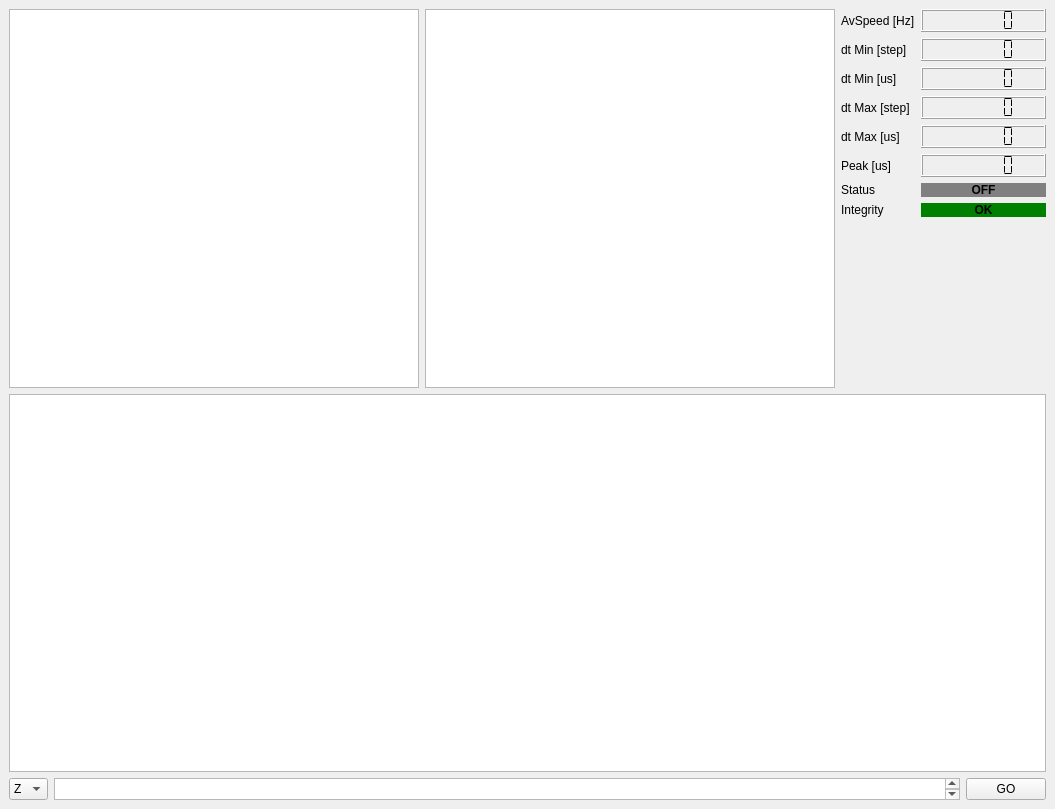
<?xml version="1.0" encoding="UTF-8"?>
<ui version="4.0">
 <class>MainWindow</class>
 <widget class="QMainWindow" name="MainWindow">
  <property name="geometry">
   <rect>
    <x>0</x>
    <y>0</y>
    <width>1055</width>
    <height>809</height>
   </rect>
  </property>
  <property name="windowTitle">
   <string>MainWindow</string>
  </property>
  <widget class="QWidget" name="centralwidget">
   <layout class="QVBoxLayout" name="verticalLayout">
    <item>
     <layout class="QHBoxLayout" name="horizontalLayout_2" stretch="2,2,1">
      <item>
       <widget class="PlotWidget" name="grafomini">
        <property name="sizePolicy">
         <sizepolicy hsizetype="Expanding" vsizetype="Expanding">
          <horstretch>1</horstretch>
          <verstretch>0</verstretch>
         </sizepolicy>
        </property>
       </widget>
      </item>
      <item>
       <widget class="PlotWidget" name="grafomaxi"/>
      </item>
      <item>
       <layout class="QFormLayout" name="formLayout">
        <property name="fieldGrowthPolicy">
         <enum>QFormLayout::AllNonFixedFieldsGrow</enum>
        </property>
        <item row="0" column="0">
         <widget class="QLabel" name="label">
          <property name="text">
           <string>AvSpeed [Hz]</string>
          </property>
         </widget>
        </item>
        <item row="0" column="1">
         <widget class="QLCDNumber" name="lcd1">
          <property name="numDigits">
           <number>6</number>
          </property>
          <property name="segmentStyle">
           <enum>QLCDNumber::Flat</enum>
          </property>
         </widget>
        </item>
        <item row="1" column="0">
         <widget class="QLabel" name="label_2">
          <property name="text">
           <string>dt Min [step]</string>
          </property>
         </widget>
        </item>
        <item row="1" column="1">
         <widget class="QLCDNumber" name="lcd2">
          <property name="numDigits">
           <number>6</number>
          </property>
          <property name="segmentStyle">
           <enum>QLCDNumber::Flat</enum>
          </property>
         </widget>
        </item>
        <item row="2" column="0">
         <widget class="QLabel" name="label_3">
          <property name="text">
           <string>dt Min [us]</string>
          </property>
         </widget>
        </item>
        <item row="2" column="1">
         <widget class="QLCDNumber" name="lcd3">
          <property name="numDigits">
           <number>6</number>
          </property>
          <property name="segmentStyle">
           <enum>QLCDNumber::Flat</enum>
          </property>
         </widget>
        </item>
        <item row="3" column="0">
         <widget class="QLabel" name="label_5">
          <property name="text">
           <string>dt Max [step]</string>
          </property>
         </widget>
        </item>
        <item row="3" column="1">
         <widget class="QLCDNumber" name="lcd4">
          <property name="numDigits">
           <number>6</number>
          </property>
          <property name="segmentStyle">
           <enum>QLCDNumber::Flat</enum>
          </property>
         </widget>
        </item>
        <item row="4" column="0">
         <widget class="QLabel" name="label_4">
          <property name="text">
           <string>dt Max [us]</string>
          </property>
         </widget>
        </item>
        <item row="4" column="1">
         <widget class="QLCDNumber" name="lcd5">
          <property name="numDigits">
           <number>6</number>
          </property>
          <property name="segmentStyle">
           <enum>QLCDNumber::Flat</enum>
          </property>
         </widget>
        </item>
        <item row="5" column="0">
         <widget class="QLabel" name="Peakus">
          <property name="text">
           <string>Peak [us]</string>
          </property>
         </widget>
        </item>
        <item row="5" column="1">
         <widget class="QLCDNumber" name="lcd6">
          <property name="numDigits">
           <number>6</number>
          </property>
          <property name="segmentStyle">
           <enum>QLCDNumber::Flat</enum>
          </property>
         </widget>
        </item>
        <item row="6" column="0">
         <widget class="QLabel" name="label_6">
          <property name="text">
           <string>Status</string>
          </property>
         </widget>
        </item>
        <item row="6" column="1">
         <widget class="QLabel" name="sLED">
          <property name="font">
           <font>
            <weight>75</weight>
            <bold>true</bold>
           </font>
          </property>
          <property name="styleSheet">
           <string notr="true">background-color: gray;</string>
          </property>
          <property name="text">
           <string>OFF</string>
          </property>
          <property name="alignment">
           <set>Qt::AlignCenter</set>
          </property>
         </widget>
        </item>
        <item row="7" column="0">
         <widget class="QLabel" name="label_7">
          <property name="text">
           <string>Integrity</string>
          </property>
         </widget>
        </item>
        <item row="7" column="1">
         <widget class="QLabel" name="sINT">
          <property name="font">
           <font>
            <weight>75</weight>
            <bold>true</bold>
           </font>
          </property>
          <property name="styleSheet">
           <string notr="true">background-color:green;</string>
          </property>
          <property name="text">
           <string>OK</string>
          </property>
          <property name="alignment">
           <set>Qt::AlignCenter</set>
          </property>
         </widget>
        </item>
       </layout>
      </item>
     </layout>
    </item>
    <item>
     <widget class="PlotWidget" name="grafo"/>
    </item>
    <item>
     <layout class="QHBoxLayout" name="horizontalLayout">
      <property name="sizeConstraint">
       <enum>QLayout::SetDefaultConstraint</enum>
      </property>
      <item>
       <widget class="QComboBox" name="cmd">
        <property name="sizePolicy">
         <sizepolicy hsizetype="Preferred" vsizetype="Minimum">
          <horstretch>0</horstretch>
          <verstretch>0</verstretch>
         </sizepolicy>
        </property>
        <item>
         <property name="text">
          <string>Z</string>
         </property>
        </item>
        <item>
         <property name="text">
          <string>Y</string>
         </property>
        </item>
        <item>
         <property name="text">
          <string>D</string>
         </property>
        </item>
        <item>
         <property name="text">
          <string>P</string>
         </property>
        </item>
        <item>
         <property name="text">
          <string>K</string>
         </property>
        </item>
        <item>
         <property name="text">
          <string>s</string>
         </property>
        </item>
        <item>
         <property name="text">
          <string>g</string>
         </property>
        </item>
        <item>
         <property name="text">
          <string>8</string>
         </property>
        </item>
        <item>
         <property name="text">
          <string>R</string>
         </property>
        </item>
        <item>
         <property name="text">
          <string>Q</string>
         </property>
        </item>
       </widget>
      </item>
      <item>
       <widget class="QPlainTextEdit" name="cpar">
        <property name="sizePolicy">
         <sizepolicy hsizetype="Expanding" vsizetype="Minimum">
          <horstretch>0</horstretch>
          <verstretch>0</verstretch>
         </sizepolicy>
        </property>
        <property name="minimumSize">
         <size>
          <width>0</width>
          <height>20</height>
         </size>
        </property>
       </widget>
      </item>
      <item>
       <widget class="QPushButton" name="butDo">
        <property name="sizePolicy">
         <sizepolicy hsizetype="Minimum" vsizetype="Fixed">
          <horstretch>0</horstretch>
          <verstretch>0</verstretch>
         </sizepolicy>
        </property>
        <property name="text">
         <string>GO</string>
        </property>
       </widget>
      </item>
     </layout>
    </item>
   </layout>
  </widget>
 </widget>
 <customwidgets>
  <customwidget>
   <class>PlotWidget</class>
   <extends>QGraphicsView</extends>
   <header>pyqtgraph</header>
  </customwidget>
 </customwidgets>
 <resources/>
 <connections/>
</ui>
